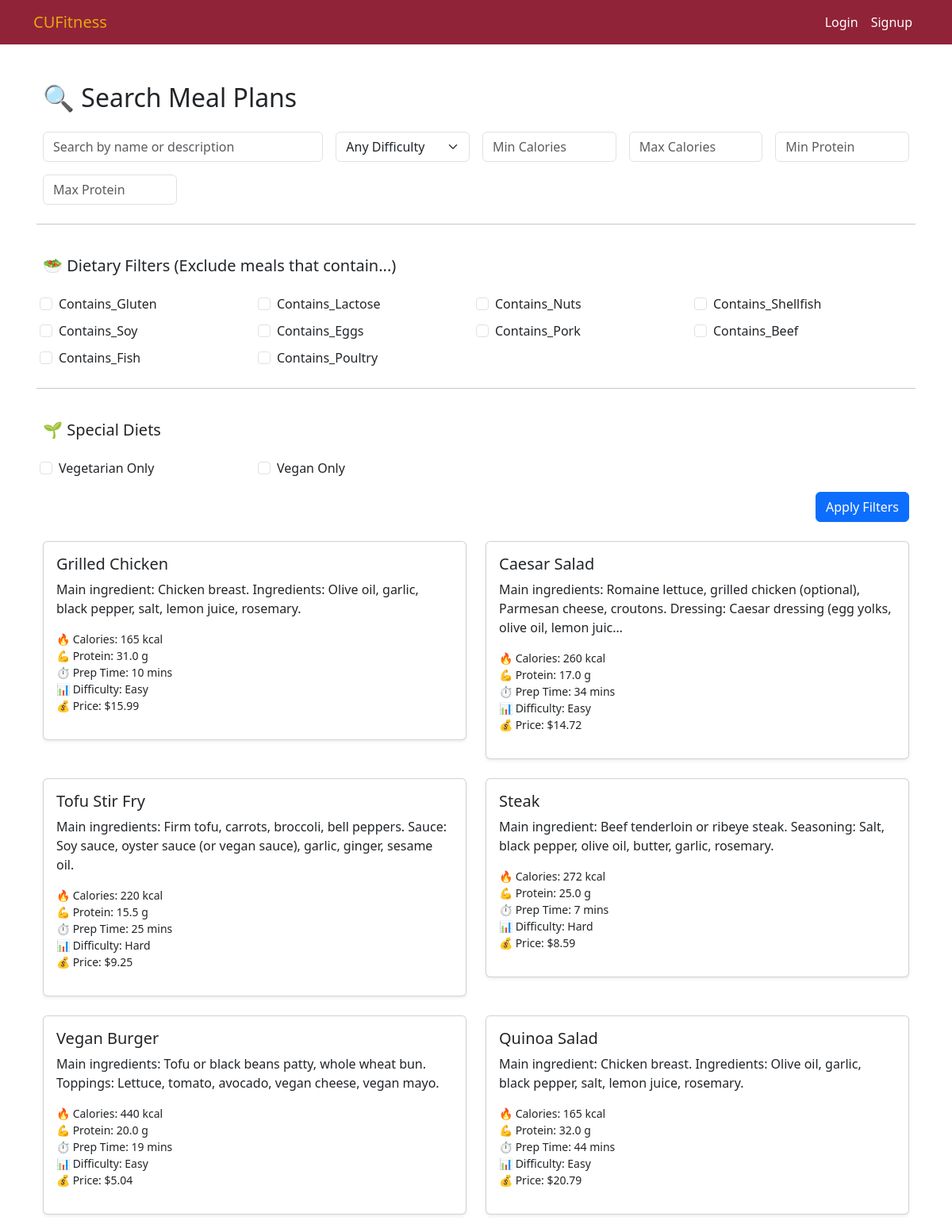
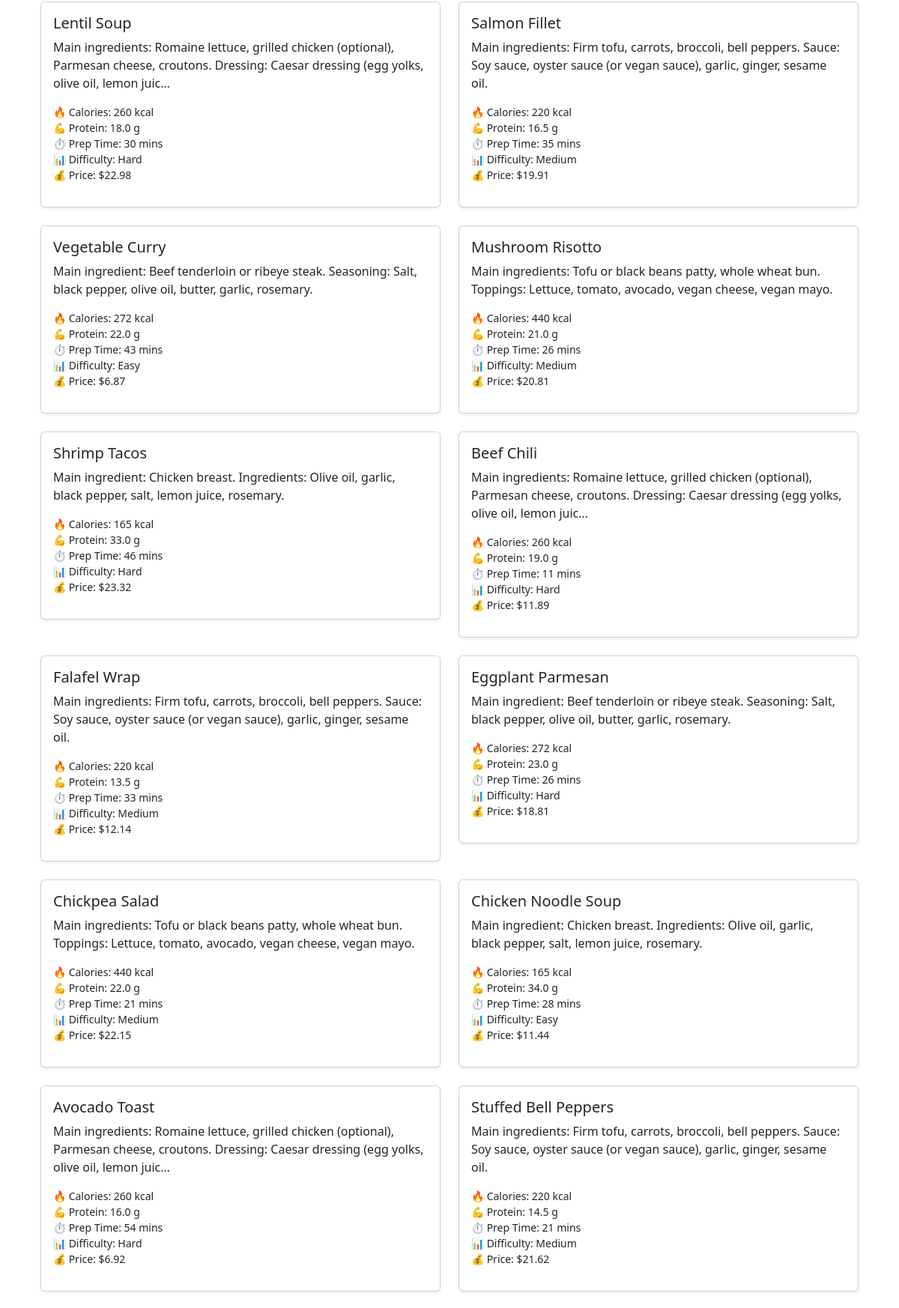
The page /MealPlan/search_meal_plans/ (upper part) on the database its author committed (2 pictures, top to bottom).
### MealPlan/models/DietaryRestrictions.py (models this page shows, shortened)
class DietaryRestrictions_MealPlan(models.Model):
    name = models.CharField(max_length=255)
    description = models.TextField(blank=True, null=True)
    calories = models.PositiveIntegerField(help_text="Calories per serving")
    protein = models.FloatField(validators=[MinValueValidator(0)], help_text="Protein in grams")
    price = models.DecimalField(max_digits=6, decimal_places=2, validators=[MinValueValidator(0)], default=0, help_text="Meal price in dollars")
    prepare_time = models.PositiveIntegerField(default=0, help_text="Preparation time in minutes")
    difficulty = models.CharField(max_length=50, choices=[
        ('Easy', 'Easy'),
        ('Medium', 'Medium'),
        ('Hard', 'Hard')
    ], default='Easy')
    steps = models.TextField(default='', help_text="Step-by-step preparation instructions")
    is_vegetarian = models.BooleanField(default=False)
    is_vegan = models.BooleanField(default=False)
    contains_gluten = models.BooleanField(default=False)
    contains_lactose = models.BooleanField(default=False)
    contains_nuts = models.BooleanField(default=False)
    contains_shellfish = models.BooleanField(default=False)
    contains_soy = models.BooleanField(default=False)
    contains_eggs = models.BooleanField(default=False)
    contains_pork = models.BooleanField(default=False)
    contains_beef = models.BooleanField(default=False)
    contains_fish = models.BooleanField(default=False)
    contains_poultry = models.BooleanField(default=False)

### MealPlan/views/MealPlanSearch.py (the view)
# urls.py: path('search_meal_plans/', search_meal_plans, name='search_meal_plans'),
def search_meal_plans(request):
    query = request.GET.get('q', '')
    difficulty = request.GET.get('difficulty', '')
    cal_min = request.GET.get('cal_min')
    cal_max = request.GET.get('cal_max')
    protein_min = request.GET.get('protein_min')
    protein_max = request.GET.get('protein_max')
    dietary_fields = [
        'contains_gluten', 'contains_lactose', 'contains_nuts', 'contains_shellfish',
        'contains_soy', 'contains_eggs', 'contains_pork', 'contains_beef',
        'contains_fish', 'contains_poultry'
    ]
    dietary_filters = {field: request.GET.get(field) == 'on' for field in dietary_fields}
    is_vegetarian = request.GET.get('is_vegetarian') == 'on'
    is_vegan = request.GET.get('is_vegan') == 'on'
    meal_plans = DietaryRestrictions_MealPlan.objects.all()
    if query:
        meal_plans = meal_plans.filter(Q(name__icontains=query) | Q(description__icontains=query))
    if difficulty:
        meal_plans = meal_plans.filter(difficulty=difficulty)
    if cal_min:
        meal_plans = meal_plans.filter(calories__gte=cal_min)
    if cal_max:
        meal_plans = meal_plans.filter(calories__lte=cal_max)
    if protein_min:
        meal_plans = meal_plans.filter(protein__gte=protein_min)
    if protein_max:
        meal_plans = meal_plans.filter(protein__lte=protein_max)
    for field, value in dietary_filters.items():
        if value:
            meal_plans = meal_plans.exclude(**{field: True})
    if is_vegetarian:
        meal_plans = meal_plans.filter(is_vegetarian=True)
    if is_vegan:
        meal_plans = meal_plans.filter(is_vegan=True)
    checked_fields = [field for field, checked in {**dietary_filters, 'is_vegetarian': is_vegetarian, 'is_vegan': is_vegan}.items() if checked]
    return render(request, "MealPlan/search_meal_plans.html", {
        "meal_plans": meal_plans,
        "query": query,
        "difficulty": difficulty,
        "cal_min": cal_min,
        "cal_max": cal_max,
        "protein_min": protein_min,
        "protein_max": protein_max,
        "checked_fields": checked_fields,
        "dietary_fields": dietary_fields,
    })

### templates/mealplan/search_meal_plans.html (shortened to what this page needs)
{% extends "base.html" %}
{% block content %}
<div class="container py-4">
    <h2 class="mb-4">🔍 Search Meal Plans</h2>
    <form method="get" class="row g-3 mb-4">
        <div class="col-md-4">
            <input type="text" name="q" class="form-control" placeholder="Search by name or description"
                value="{{ query }}">
        </div>
        <div class="col-md-2">
            <select name="difficulty" class="form-select">
                <option value="">Any Difficulty</option>
            </select>
        </div>
        <div class="col-md-2"><input type="number" name="cal_min" class="form-control" placeholder="Min Calories" value="{{ cal_min }}"></div>
        <div class="col-md-2"><input type="number" name="cal_max" class="form-control" placeholder="Max Calories" value="{{ cal_max }}"></div>
        <div class="col-md-2"><input type="number" name="protein_min" class="form-control" placeholder="Min Protein" value="{{ protein_min }}"></div>
        <div class="col-md-2"><input type="number" name="protein_max" class="form-control" placeholder="Max Protein" value="{{ protein_max }}"></div>
        <hr class="my-4">
        <h5>🥗 Dietary Filters (Exclude meals that contain...)</h5>
        <div class="row g-2">
            {% for field in dietary_fields %}
            <div class="col-md-3">
                <div class="form-check">
                    <input class="form-check-input" type="checkbox" name="{{ field }}" id="{{ field }}"
                        {% if field in checked_fields %}checked{% endif %}>
                    <label class="form-check-label" for="{{ field }}">{{ field|title }}</label>
                </div>
            </div>
            {% endfor %}
        </div>
        <hr class="my-4">
        <h5>🌱 Special Diets</h5>
        <div class="row g-2">
            <div class="col-md-3">
                <div class="form-check">
                    <input class="form-check-input" type="checkbox" name="is_vegetarian" id="is_vegetarian"
                        {% if "is_vegetarian" in checked_fields %}checked{% endif %}>
                    <label class="form-check-label" for="is_vegetarian">Vegetarian Only</label>
                </div>
            </div>
            <div class="col-md-3">
                <div class="form-check">
                    <input class="form-check-input" type="checkbox" name="is_vegan" id="is_vegan"
                        {% if "is_vegan" in checked_fields %}checked{% endif %}>
                    <label class="form-check-label" for="is_vegan">Vegan Only</label>
                </div>
            </div>
        </div>
        <div class="col-md-12 text-end mt-3">
            <button type="submit" class="btn btn-primary">Apply Filters</button>
        </div>
    </form>
    {% if meal_plans %}
    <div class="row">
        {% for meal in meal_plans %}
        <div class="col-md-6 mb-4">
            <div class="card shadow-sm">
                <div class="card-body">
                    <h5 class="card-title">{{ meal.name }}</h5>
                    <p class="card-text">{{ meal.description|truncatechars:150 }}</p>
                    <ul class="list-unstyled small">
                        <li>🔥 Calories: {{ meal.calories }} kcal</li>
                        <li>💪 Protein: {{ meal.protein }} g</li>
                        <li>⏱️ Prep Time: {{ meal.prepare_time }} mins</li>
                        <li>📊 Difficulty: {{ meal.difficulty }}</li>
                        <li>💰 Price: ${{ meal.price }}</li>
                    </ul>
                </div>
            </div>
        </div>
        {% endfor %}
    </div>
    {% else %}
    <div class="alert alert-warning text-center">No meal plans found. Try adjusting your filters.</div>
    {% endif %}
</div>
{% endblock %}

### rows shown on the page
DietaryRestrictions_MealPlan: name "Grilled Chicken", description "Main ingredient: Chicken breast. Ingredients: Olive oil, garlic, black pepper, salt, lemon juice, rosemary.", calories "165", protein "31.0", prepare_time "10", difficulty "Easy", price "15.99"
DietaryRestrictions_MealPlan: name "Caesar Salad", description "Main ingredients: Romaine lettuce, grilled chicken (optional), Parmesan cheese, croutons. Dressing: Caesar dressing (egg yolks, olive oil, lemon juic…", calories "260", protein "17.0", prepare_time "34", difficulty "Easy", price "14.72"
DietaryRestrictions_MealPlan: name "Tofu Stir Fry", description "Main ingredients: Firm tofu, carrots, broccoli, bell peppers. Sauce: Soy sauce, oyster sauce (or vegan sauce), garlic, ginger, sesame oil.", calories "220", protein "15.5", prepare_time "25", difficulty "Hard", price "9.25"
DietaryRestrictions_MealPlan: name "Steak", description "Main ingredient: Beef tenderloin or ribeye steak. Seasoning: Salt, black pepper, olive oil, butter, garlic, rosemary.", calories "272", protein "25.0", prepare_time "7", difficulty "Hard", price "8.59"
DietaryRestrictions_MealPlan: name "Vegan Burger", description "Main ingredients: Tofu or black beans patty, whole wheat bun. Toppings: Lettuce, tomato, avocado, vegan cheese, vegan mayo.", calories "440", protein "20.0", prepare_time "19", difficulty "Easy", price "5.04"
DietaryRestrictions_MealPlan: name "Quinoa Salad", description "Main ingredient: Chicken breast. Ingredients: Olive oil, garlic, black pepper, salt, lemon juice, rosemary.", calories "165", protein "32.0", prepare_time "44", difficulty "Easy", price "20.79"
DietaryRestrictions_MealPlan: name "Lentil Soup", description "Main ingredients: Romaine lettuce, grilled chicken (optional), Parmesan cheese, croutons. Dressing: Caesar dressing (egg yolks, olive oil, lemon juic…", calories "260", protein "18.0", prepare_time "30", difficulty "Hard", price "22.98"
DietaryRestrictions_MealPlan: name "Salmon Fillet", description "Main ingredients: Firm tofu, carrots, broccoli, bell peppers. Sauce: Soy sauce, oyster sauce (or vegan sauce), garlic, ginger, sesame oil.", calories "220", protein "16.5", prepare_time "35", difficulty "Medium", price "19.91"
DietaryRestrictions_MealPlan: name "Vegetable Curry", description "Main ingredient: Beef tenderloin or ribeye steak. Seasoning: Salt, black pepper, olive oil, butter, garlic, rosemary.", calories "272", protein "22.0", prepare_time "43", difficulty "Easy", price "6.87"
DietaryRestrictions_MealPlan: name "Mushroom Risotto", description "Main ingredients: Tofu or black beans patty, whole wheat bun. Toppings: Lettuce, tomato, avocado, vegan cheese, vegan mayo.", calories "440", protein "21.0", prepare_time "26", difficulty "Medium", price "20.81"
DietaryRestrictions_MealPlan: name "Shrimp Tacos", description "Main ingredient: Chicken breast. Ingredients: Olive oil, garlic, black pepper, salt, lemon juice, rosemary.", calories "165", protein "33.0", prepare_time "46", difficulty "Hard", price "23.32"
DietaryRestrictions_MealPlan: name "Beef Chili", description "Main ingredients: Romaine lettuce, grilled chicken (optional), Parmesan cheese, croutons. Dressing: Caesar dressing (egg yolks, olive oil, lemon juic…", calories "260", protein "19.0", prepare_time "11", difficulty "Hard", price "11.89"
DietaryRestrictions_MealPlan: name "Falafel Wrap", description "Main ingredients: Firm tofu, carrots, broccoli, bell peppers. Sauce: Soy sauce, oyster sauce (or vegan sauce), garlic, ginger, sesame oil.", calories "220", protein "13.5", prepare_time "33", difficulty "Medium", price "12.14"
DietaryRestrictions_MealPlan: name "Eggplant Parmesan", description "Main ingredient: Beef tenderloin or ribeye steak. Seasoning: Salt, black pepper, olive oil, butter, garlic, rosemary.", calories "272", protein "23.0", prepare_time "26", difficulty "Hard", price "18.81"
DietaryRestrictions_MealPlan: name "Chickpea Salad", description "Main ingredients: Tofu or black beans patty, whole wheat bun. Toppings: Lettuce, tomato, avocado, vegan cheese, vegan mayo.", calories "440", protein "22.0", prepare_time "21", difficulty "Medium", price "22.15"
DietaryRestrictions_MealPlan: name "Chicken Noodle Soup", description "Main ingredient: Chicken breast. Ingredients: Olive oil, garlic, black pepper, salt, lemon juice, rosemary.", calories "165", protein "34.0", prepare_time "28", difficulty "Easy", price "11.44"
DietaryRestrictions_MealPlan: name "Avocado Toast", description "Main ingredients: Romaine lettuce, grilled chicken (optional), Parmesan cheese, croutons. Dressing: Caesar dressing (egg yolks, olive oil, lemon juic…", calories "260", protein "16.0", prepare_time "54", difficulty "Hard", price "6.92"
DietaryRestrictions_MealPlan: name "Stuffed Bell Peppers", description "Main ingredients: Firm tofu, carrots, broccoli, bell peppers. Sauce: Soy sauce, oyster sauce (or vegan sauce), garlic, ginger, sesame oil.", calories "220", protein "14.5", prepare_time "21", difficulty "Medium", price "21.62"

### other values the page prints
{{ field|title }} "Contains_Gluten" "Contains_Lactose" "Contains_Nuts" "Contains_Shellfish" "Contains_Soy" "Contains_Eggs" "Contains_Pork" "Contains_Beef" "Contains_Fish" "Contains_Poultry"
